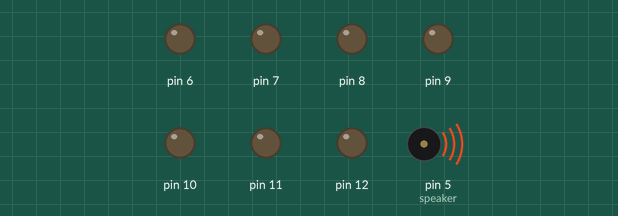
Recording of a sketch running on a simulated Arduino Uno, built with avr-gcc and run on an emulated ATmega328P. Shown: output pins drawn as LEDs (lit = HIGH), buzzer (waves = sounding). Pins used as bus, display or sensor lines are not drawn.

Above: at 0.5 s.
At 2.2 s:
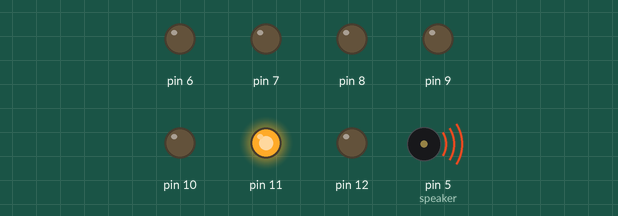
At 3.2 s:
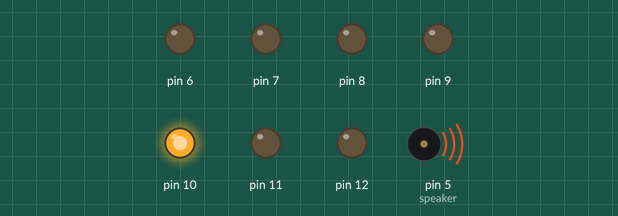
At 5.2 s:
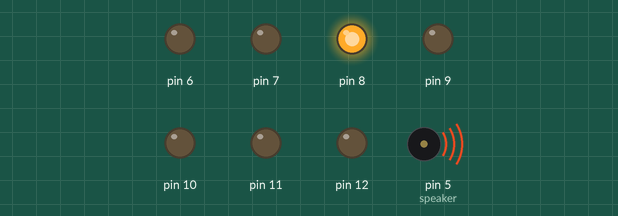
At 7.2 s:
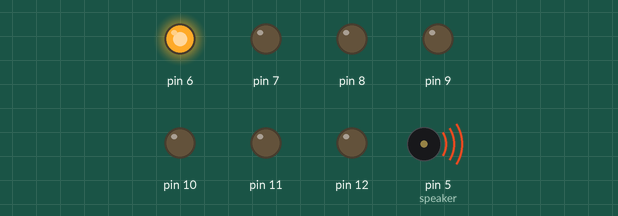
At 9.2 s:
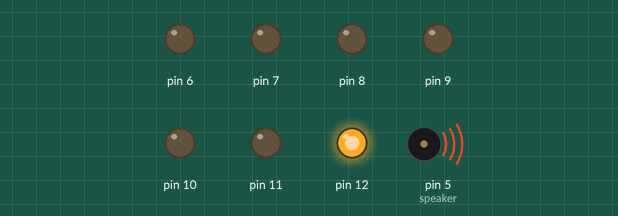
Timing chart, 0 to 10.4 s (numbered marks = the images above):
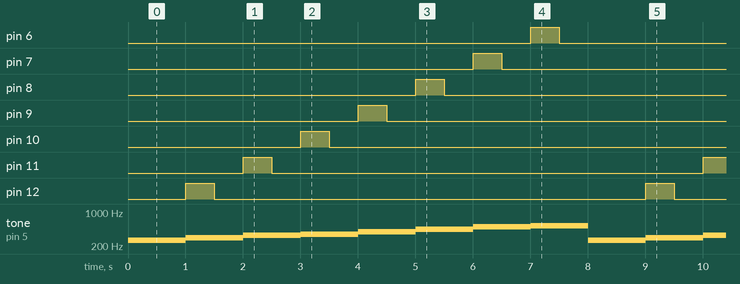

Measured:
- by itself, pin 6–12: alternates HIGH for 0.50 s and LOW for 7.5 s
- by itself, tone on pin 5 (speaker): repeats every 8.0 s: 294 Hz 1.0 s, 330 Hz 1.0 s, 349 Hz 1.0 s, 395 Hz 1.0 s, 440 Hz 1.0 s, 494 Hz 1.0 s, 523 Hz 1.0 s, 262 Hz 1.0 s

The sketch:

LED___BUZZER.ino
```cpp
int speaker=5;
void setup() {
  pinMode(13,OUTPUT); // apa dampaknya jika baris ini di-non aktifkan
  pinMode(12,OUTPUT);
  pinMode(11,OUTPUT);
  pinMode(10,OUTPUT);
  pinMode(9,OUTPUT);
  pinMode(8,OUTPUT);
  pinMode(7,OUTPUT);
  pinMode(6,OUTPUT);
  pinMode(speaker,OUTPUT);
}

void loop() {
  digitalWrite(13,HIGH);
  tone(speaker, 262);
  delay(500);

  digitalWrite(13,LOW);
  delay(500);

  digitalWrite(12,HIGH);
  tone(speaker, 294);
  delay(500);

  digitalWrite(12,LOW);
  delay(500);

  digitalWrite(11,HIGH);
  tone(speaker, 330);
  delay(500);

  digitalWrite(11,LOW);
  delay(500);

  digitalWrite(10,HIGH);
  tone(speaker, 349);
  delay(500);

  digitalWrite(10,LOW);
  delay(500);

  digitalWrite(9,HIGH);
  tone(speaker, 395);
  delay(500);

  digitalWrite(9,LOW);
  delay(500);

  digitalWrite(8,HIGH);
  tone(speaker, 440);
  delay(500);

  digitalWrite(8,LOW);
  delay(500);

  digitalWrite(7,HIGH);
  tone(speaker, 494);
  delay(500);

  digitalWrite(7,LOW);
  delay(500);

  digitalWrite(6,HIGH);
  tone(speaker, 523);
  delay(500);

  digitalWrite(6,LOW);
  delay(500);
}


//BUZZER
//Pin 13 - 6 ke led 0 - 7 di display kit
//Pin 5 ke buzzer di display kit
//Gnd ke G di display kit
```
